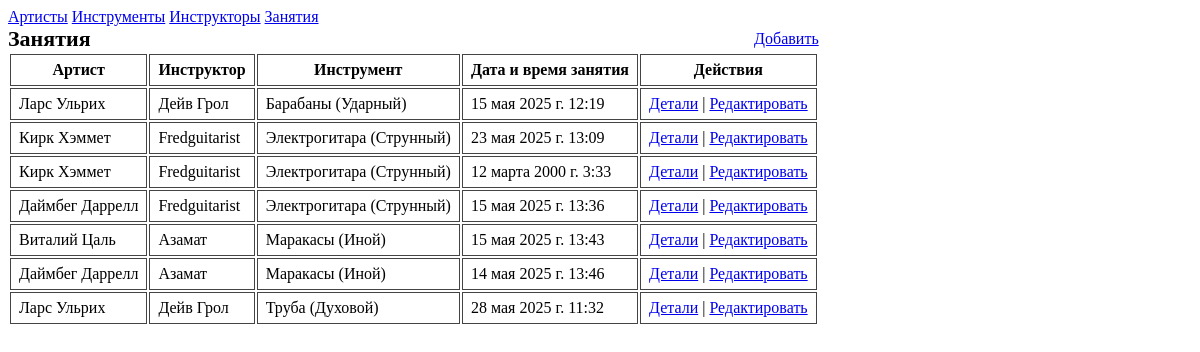
The page / on the database its author committed.
### Application/models.py (models this page shows)
class Artist(models.Model):
    name = models.CharField(max_length=70, verbose_name="Имя артиста")
    age = models.IntegerField(verbose_name="возарст")
    phone = models.CharField(max_length=15, verbose_name="Телефон", validators=[phone_validator])
    required_fields = ['name']
    class Meta:
        verbose_name = "артист"
        verbose_name_plural = "артисты"
    def __str__(self):
        return f"{self.name}"

class Instructor(models.Model):
    name = models.CharField(max_length=70, verbose_name="Имя инструктора")
    phone = models.CharField(max_length=15, verbose_name="Телефон", validators=[phone_validator])
    specialization = models.CharField(max_length=150, verbose_name="Специализация")
    required_fields = ['name']
    class Meta:
        verbose_name = "инструктор"
        verbose_name_plural = "инструкторы"
    def __str__(self):
        return f"{self.name}"

class Lesson(models.Model):
    artist = models.ForeignKey(Artist, on_delete=models.CASCADE, verbose_name="Артист")
    instructor = models.ForeignKey(Instructor, on_delete=models.CASCADE, verbose_name="Инструктор")
    instrument = models.ForeignKey(Instrument, on_delete=models.CASCADE, verbose_name="Инструмент")
    lesson_date = models.DateTimeField(verbose_name="Дата и время занятия")
    required_fields = ['artist', 'instructor', 'instrument', 'lesson_date']
    class Meta:
        verbose_name = "занятие"
        verbose_name_plural = "занятия"

### Application/views.py (the view)
# urls.py: path('', views.LessonView, name='LessonView'),
def LessonView(request):
    return ViewFromForm(request, Lesson, "Занятия")

### Application/models.py (called while the page is built)
    def __str__(self):
        return f"{self.name} ({self.type})"

### Application/views.py (called while the page is built)
def ViewFromForm(request, Model, title):
    queryset = Model.objects.all()
    required = getattr(Model, 'required_fields', [])
    fields = [Model._meta.get_field(field_name).verbose_name for field_name in required]
    objects = []
    for el in queryset:
        obj = [getattr(el, 'id')]
        for field_name in required:
            val = getattr(el, field_name)
            if not isinstance(val, (datetime.date, datetime.datetime)):
                val = str(val)
            obj.append(val)
        objects.append(obj)
    return render(request, 'list.html', {
        'title': title,
        'fields': fields,
        'objects': objects,
        'model_name': Model.__name__
    })

### Application/templates/list.html (shortened to what this page needs)
{% extends 'header.html' %}
{% block in_body %}
<table>
  <caption>
    <div class="cap">
      <span> {{ title }} </span>
      <a href="/{{ model_name }}/create/"> Добавить </a>
    </div>
  </caption>
  <thead>
    <tr>
      {% for field in fields %}
        <th>{{ field }}</th>
      {% endfor %}
      <th>Действия</th>
    </tr>
  </thead>
  <tbody>
    {% for obj in objects %}
      <tr>
        {% for value in obj %}
          {% if not forloop.first %}
            <td>{{ value }}</td>
          {% endif %}
        {% endfor %}
        <td>
          <a href="/{{ model_name }}/{{ obj.0 }}/detail/">Детали</a>
          |
          <a href="/{{ model_name }}/{{ obj.0 }}/edit/">Редактировать</a>
        </td>
      </tr>
    {% endfor %}
  </tbody>
</table>
{% endblock %}

### Application/static/style.css (style rules this page uses)
thead, th, td { border: 1px #444 solid; padding: 6px 8px; }
.cap { display: flex; justify-content: space-between; align-items: center; }
.cap span { font-size: 22px; font-weight: bold; }

### rows shown on the page
Artist: obj "Ларс Ульрих" "Ларс Ульрих"
Instructor: obj "Дейв Грол" "Дейв Грол"
Lesson: obj "15 мая 2025 г. 12:19"
Artist: obj "Кирк Хэммет" "Кирк Хэммет"
Instructor: obj "Fredguitarist" "Fredguitarist" "Fredguitarist"
Lesson: obj "23 мая 2025 г. 13:09"
Lesson: obj "12 марта 2000 г. 3:33"
Artist: obj "Даймбег Даррелл" "Даймбег Даррелл"
Lesson: obj "15 мая 2025 г. 13:36"
Artist: obj "Виталий Цаль"
Instructor: obj "Азамат" "Азамат"
Lesson: obj "15 мая 2025 г. 13:43"
Lesson: obj "14 мая 2025 г. 13:46"
Lesson: obj "28 мая 2025 г. 11:32"

### other values the page prints
{{ title }} "Занятия"
{{ field }} "Артист" "Инструктор" "Инструмент" "Дата и время занятия"
{{ value }} "Барабаны (Ударный)" "Электрогитара (Струнный)" "Электрогитара (Струнный)" "Электрогитара (Струнный)" "Маракасы (Иной)" "Маракасы (Иной)" "Труба (Духовой)"
